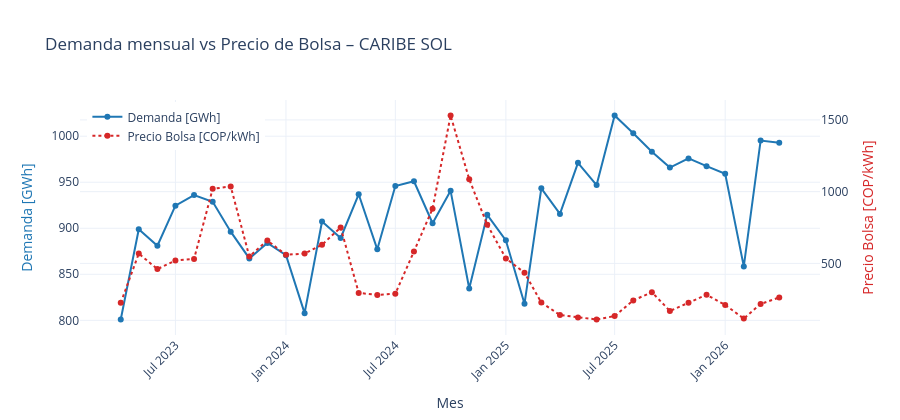

Notebook source saved alongside this figure:
### Code cell
# Evolución temporal: precio y demanda en dos ejes
fig = go.Figure()

fig.add_trace(go.Scatter(
    x=df_precio_demanda["AñoMes"],
    y=df_precio_demanda["DemandaTotal_GWh"],
    mode="lines+markers",
    name="Demanda [GWh]",
    line=dict(color="#1f77b4", width=2),
    yaxis="y1",
))

fig.add_trace(go.Scatter(
    x=df_precio_demanda["AñoMes"],
    y=df_precio_demanda["PrecioPromedio_COP_kWh"],
    mode="lines+markers",
    name="Precio Bolsa [COP/kWh]",
    line=dict(color="#d62728", width=2, dash="dot"),
    yaxis="y2",
))

fig.update_layout(
    title=f"Demanda mensual vs Precio de Bolsa – {MC_ANALISIS}",
    xaxis=dict(title="Mes", tickangle=-45),
    yaxis=dict(title="Demanda [GWh]", title_font=dict(color="#1f77b4")),
    yaxis2=dict(title="Precio Bolsa [COP/kWh]", title_font=dict(color="#d62728"),
                overlaying="y", side="right"),
    template="plotly_white",
    height=420,
    legend=dict(x=0.01, y=0.99),
)
fig.show()

### Figure 1 — Plotly figure (JSON) as saved in the notebook; plotly's stock layout.template omitted (floating-point values rounded to 4 significant figures)
{"data": [{"line": {"color": "#1f77b4", "width": 2}, "mode": "lines+markers", "name": "Demanda [GWh]", "type": "scatter", "x": ["2023-04", "2023-05", "2023-06", "2023-07", "2023-08", "2023-09", "2023-10", "2023-11", "2023-12", "2024-01", "2024-02", "2024-03", "2024-04", "2024-05", "2024-06", "2024-07", "2024-08", "2024-09", "2024-10", "2024-11", "2024-12", "2025-01", "2025-02", "2025-03", "2025-04", "2025-05", "2025-06", "2025-07", "2025-08", "2025-09", "2025-10", "2025-11", "2025-12", "2026-01", "2026-02", "2026-03", "2026-04"], "y": [800.9, 899.0, 881.0, 924.5, 936.1, 928.8, 896.3, 867.2, 884.1, 870.8, 807.8, 907.3, 889.4, 936.9, 877.1, 945.8, 951.1, 905.4, 940.7, 834.5, 914.6, 886.9, 817.9, 943.4, 915.5, 971.1, 946.9, 1022.0, 1003.0, 983.2, 965.9, 975.9, 967.4, 959.2, 858.6, 995.2, 992.8], "yaxis": "y"}, {"line": {"color": "#d62728", "dash": "dot", "width": 2}, "mode": "lines+markers", "name": "Precio Bolsa [COP/kWh]", "type": "scatter", "x": ["2023-04", "2023-05", "2023-06", "2023-07", "2023-08", "2023-09", "2023-10", "2023-11", "2023-12", "2024-01", "2024-02", "2024-03", "2024-04", "2024-05", "2024-06", "2024-07", "2024-08", "2024-09", "2024-10", "2024-11", "2024-12", "2025-01", "2025-02", "2025-03", "2025-04", "2025-05", "2025-06", "2025-07", "2025-08", "2025-09", "2025-10", "2025-11", "2025-12", "2026-01", "2026-02", "2026-03", "2026-04"], "y": [224.9, 568.2, 460.2, 520.5, 530.8, 1019.0, 1037.0, 548.0, 659.7, 559.4, 568.9, 629.8, 750.7, 294.3, 280.4, 288.3, 582.5, 880.9, 1531.0, 1086.0, 768.8, 534.6, 435.0, 227.0, 140.3, 123.6, 108.9, 132.6, 242.0, 298.9, 168.6, 225.4, 281.1, 210.4, 115.3, 217.2, 262.2], "yaxis": "y2"}], "layout": {"height": 420, "legend": {"x": 0.01, "y": 0.99}, "title": {"text": "Demanda mensual vs Precio de Bolsa – CARIBE SOL"}, "xaxis": {"tickangle": -45, "title": {"text": "Mes"}}, "yaxis": {"title": {"font": {"color": "#1f77b4"}, "text": "Demanda [GWh]"}}, "yaxis2": {"overlaying": "y", "side": "right", "title": {"font": {"color": "#d62728"}, "text": "Precio Bolsa [COP/kWh]"}}}}
